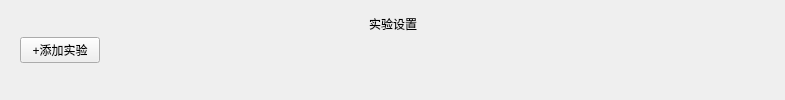
            <widget class="QWidget" name="widget_event" native="true">
             <property name="styleSheet">
              <string notr="true">QWidget#widget_event{background-color: #FFFFFF;}</string>
             </property>
             <layout class="QVBoxLayout" name="layout_event_tmp">
              <property name="spacing">
               <number>0</number>
              </property>
              <item>
               <widget class="QWidget" name="widget_22" native="true">
                <layout class="QHBoxLayout" name="horizontalLayout_14">
                 <property name="spacing">
                  <number>0</number>
                 </property>
                 <property name="topMargin">
                  <number>0</number>
                 </property>
                 <property name="bottomMargin">
                  <number>0</number>
                 </property>
                 <item>
                  <spacer name="horizontalSpacer_15">
                   <property name="orientation">
                    <enum>Qt::Orientation::Horizontal</enum>
                   </property>
                   <property name="sizeHint" stdset="0">
                    <size>
                     <width>349</width>
                     <height>20</height>
                    </size>
                   </property>
                  </spacer>
                 </item>
                 <item>
                  <widget class="QLabel" name="label_16">
                   <property name="text">
                    <string>实验设置</string>
                   </property>
                  </widget>
                 </item>
                 <item>
                  <spacer name="horizontalSpacer_16">
                   <property name="orientation">
                    <enum>Qt::Orientation::Horizontal</enum>
                   </property>
                   <property name="sizeHint" stdset="0">
                    <size>
                     <width>348</width>
                     <height>20</height>
                    </size>
                   </property>
                  </spacer>
                 </item>
                </layout>
               </widget>
              </item>
              <item>
               <widget class="QWidget" name="widget_24" native="true">
                <layout class="QHBoxLayout" name="horizontalLayout_16">
                 <property name="spacing">
                  <number>0</number>
                 </property>
                 <property name="topMargin">
                  <number>0</number>
                 </property>
                 <property name="bottomMargin">
                  <number>0</number>
                 </property>
                 <item>
                  <widget class="QPushButton" name="add_event">
                   <property name="text">
                    <string>+添加实验</string>
                   </property>
                  </widget>
                 </item>
                 <item>
                  <spacer name="horizontalSpacer_17">
                   <property name="orientation">
                    <enum>Qt::Orientation::Horizontal</enum>
                   </property>
                   <property name="sizeHint" stdset="0">
                    <size>
                     <width>40</width>
                     <height>20</height>
                    </size>
                   </property>
                  </spacer>
                 </item>
                </layout>
               </widget>
              </item>
              <item>
               <widget class="QWidget" name="widget_28" native="true">
                <layout class="QVBoxLayout" name="layout_event"/>
               </widget>
              </item>
             </layout>
            </widget>
